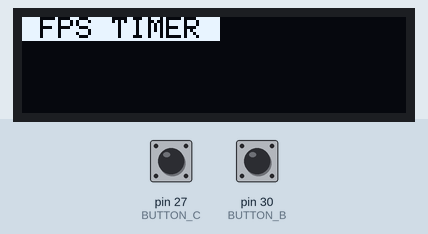
Recording of a sketch running on a simulated Arduino Mega 2560, built with avr-gcc and run on an emulated ATmega2560. Shown: 128×32 one-colour display. The inputs (shaded band) are chosen by the test bench; at power-on: pin 30 (BUTTON_B) HIGH, pin 27 (BUTTON_C) HIGH. The display library's start-up logo is not drawn.

Above: at 1.4 s.
1.5 s: pin 30 (BUTTON_B) pulled LOW for 0.25 s
At 1.6 s:
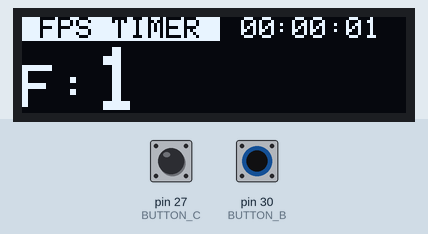
3.2 s: pin 27 (BUTTON_C) pulled LOW for 0.25 s
4.9 s: pin 30 (BUTTON_B) pulled LOW for 1 s
At 5.28 s:
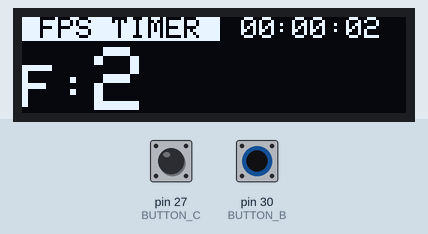

The sketch:

chronometer.ino
```cpp
#include <SPI.h>
#include <Wire.h>
#include <Adafruit_GFX.h>
#include <Adafruit_SSD1306.h>

#define SCREEN_WIDTH 128 // OLED display width, in pixels
#define SCREEN_HEIGHT 32 // OLED display height, in pixels

// Declaration for an SSD1306 display connected to I2C (SDA, SCL pins)
#define OLED_RESET     4 // Reset pin # (or -1 if sharing Arduino reset pin)
Adafruit_SSD1306 display(SCREEN_WIDTH, SCREEN_HEIGHT, &Wire, OLED_RESET);

#define LOGO_HEIGHT   16
#define LOGO_WIDTH    16

#define BUTTON_A 31
#define BUTTON_B 30
#define BUTTON_C 27

static const unsigned char PROGMEM logo_bmp[] =
{ B00000000, B11000000,
  B00000001, B11000000,
  B00000001, B11000000,
  B00000011, B11100000,
  B11110011, B11100000,
  B11111110, B11111000,
  B01111110, B11111111,
  B00110011, B10011111,
  B00011111, B11111100,
  B00001101, B01110000,
  B00011011, B10100000,
  B00111111, B11100000,
  B00111111, B11110000,
  B01111100, B11110000,
  B01110000, B01110000,
  B00000000, B00110000 };

void setup() {
  Serial.begin(9600);
  pinMode(BUTTON_A, INPUT_PULLUP);
  pinMode(BUTTON_B, INPUT_PULLUP);
  pinMode(BUTTON_C, INPUT_PULLUP);
  digitalWrite(BUTTON_A, HIGH);
  digitalWrite(BUTTON_B, HIGH);
  digitalWrite(BUTTON_C, HIGH);

  // SSD1306_SWITCHCAPVCC = generate display voltage from 3.3V internally
  if(!display.begin(SSD1306_SWITCHCAPVCC, 0x3C)) { // Address 0x3C for 128x32
    Serial.println(F("SSD1306 allocation failed"));
    for(;;); // Don't proceed, loop forever
  }

  // Show initial display buffer contents on the screen --
  // the library initializes this with an Adafruit splash screen.
  display.display();
  delay(200); // Pause for 2 seconds
}


void loop() {
    testdrawstyles();
}

int fps=42;
double jorframesc = 0;
double jorframes = 0;
double jorseconds = 0;
double jorminutes = 0;
void testdrawstyles(void) {
  display.clearDisplay();
  display.setTextSize(1);             // Normal 1:1 pixel scale
    // Draw white text
  display.setCursor(0,0);
  display.setTextColor(BLACK, WHITE); // Start at top-left corner
  display.println(F(" FPS TIMER "));

/*
  display.setCursor(70,0);
  display.setTextColor(WHITE);
  display.println(F("00:00:00"));
  display.setTextSize(3);             // Draw 2X-scale text
  display.setTextColor(WHITE);
  display.println("000000");
*/

  display.display();
  delay(200);


if(digitalRead(BUTTON_B) == LOW){
  display.clearDisplay();

double jorframesc = 0;
double jorframes = 0;
double jorseconds = 0;
double jorminutes = 0;

  while(digitalRead(BUTTON_C) == HIGH)
  {
//  c = millis();

  //clock
  jorframes++;
  jorframesc++;
  delay(fps);
  if(jorframes >=24){
    jorframes = 0;
    jorseconds++;
    if(jorseconds >=60){
       jorseconds = 0;
       jorminutes++;
       if(jorminutes >=60){
          jorminutes = 0;
    }
    }
  };

//title
  display.setTextSize(1);
  display.setCursor(0,0);
  display.setTextColor(BLACK, WHITE);
  display.println(F(" FPS TIMER "));

// top timer
  display.setTextColor(WHITE);

  display.setCursor(73,0);
  int imm = jorminutes;
  static char strOut[3];
  if (imm >= 0 && imm < 10) {
    sprintf(strOut, "%02d", imm);
    display.println(strOut);
  } else {
    display.println(imm);
  }

  display.setCursor(84,0);
  display.println(":");

  display.setCursor(90,0);
  int ims=jorseconds;
  static char strOut2[3];
  if (ims >= 0 && ims < 10) {
    sprintf(strOut2, "%02d", ims);
    display.println(strOut2);
  } else {
    display.println(ims);
  }

  display.setCursor(102,0);
  display.println(":");

  display.setCursor(108,0);
  int imf=jorframes;
  static char strOut3[3];
  if (imf >= 0 && imf < 10) {
    sprintf(strOut3, "%02d", imf);
    display.println(strOut3);
  } else {
    display.println(imf);
  }

  display.println("");

//bottom timer

  display.setTextSize(2);
  display.setTextColor(WHITE);
  int is=jorframesc;
  display.println("F:");
  display.setTextSize(3);
  display.setCursor(24,10);
  display.print(is);
  display.display();
  display.clearDisplay();
  }


if(digitalRead(BUTTON_C) == LOW){
  while(digitalRead(BUTTON_B) == HIGH){
      display.clearDisplay();
      display.setTextSize(1);
      display.setCursor(0,0);
      display.setTextColor(BLACK, WHITE); // Start at top-left corner
      display.println(F(" FPS TIMER "));

// top timer
  display.setTextColor(WHITE);

  display.setCursor(73,0);
  int imm = jorminutes;
  static char strOut[3];
  if (imm >= 0 && imm < 10) {
    sprintf(strOut, "%02d", imm);
    display.println(strOut);
  } else {
    display.println(imm);
  }

  display.setCursor(84,0);
  display.println(":");

  display.setCursor(90,0);
  int ims=jorseconds;
  static char strOut2[3];
  if (ims >= 0 && ims < 10) {
    sprintf(strOut2, "%02d", ims);
    display.println(strOut2);
  } else {
    display.println(ims);
  }

  display.setCursor(102,0);
  display.println(":");

  display.setCursor(108,0);
  int imf=jorframes;
  static char strOut3[3];
  if (imf >= 0 && imf < 10) {
    sprintf(strOut3, "%02d", imf);
    display.println(strOut3);
  } else {
    display.println(imf);
  }

  display.println("");
//bottom timer

  display.setTextSize(2);
  display.setTextColor(WHITE);
  int is=jorframesc;
  display.println("F:");
  display.setTextSize(3);
  display.setCursor(24,10);
  display.print(is);
  display.display();
  delay(200);
      }
  }

/*
if(digitalRead(BUTTON_A) == LOW){
  if(digitalRead(BUTTON_B) == HIGH){
      display.clearDisplay();
      display.setTextSize(1);
      display.setCursor(0,0);
      display.setTextColor(BLACK, WHITE); // Start at top-left corner
      display.println(F(" FPS TIMER"));

      //bottom timer
      display.setTextSize(2);
      display.setTextColor(WHITE);
      int fps=30;
      display.println("FPS:");
      display.setTextSize(3);
      display.setCursor(35,10);
      display.print(is);
      display.display();
      delay(200);
      }
  }

*/
}


}
```

Measured:
- after the input at 1.5 s, the display: changes after 0.10 s (image 1)
- after the input at 4.9 s, the display: first changes after 0.06 s (image 2 shows a later state)
